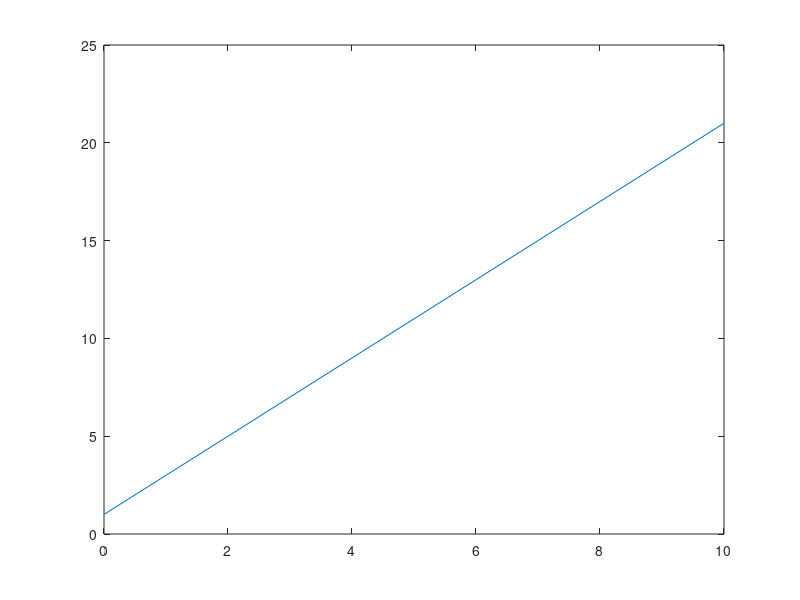
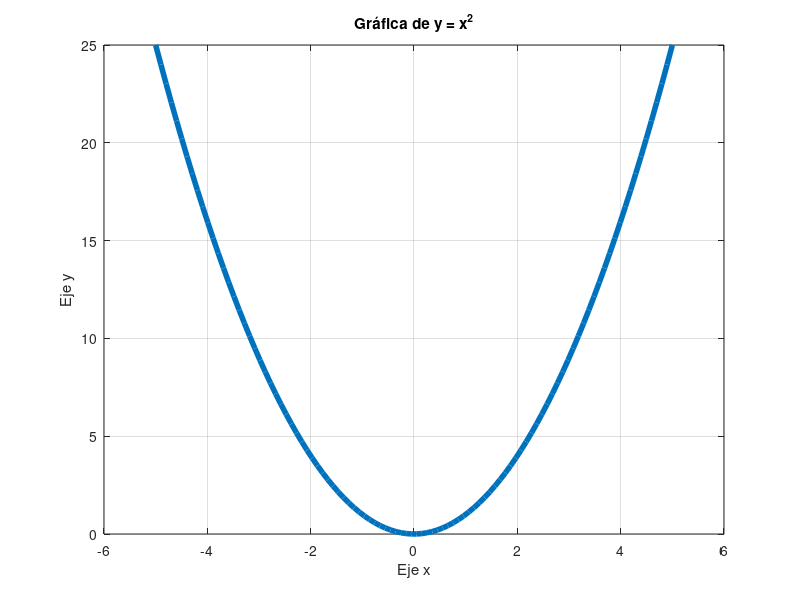

The MATLAB script that drew these images, in order:
%% 08.1 - Gráfica básica en 2D
% Curso básico de MATLAB
% Tema: plot(), la función más usada para graficar

clc; clear; close all;

%% Idea general
% Para graficar una función necesitas:
%   1. Un vector de valores en x
%   2. Un vector de valores en y (calculado a partir de x)
%   3. La función plot(x, y)

%% Ejemplo 1: una línea recta
x = 0:1:10;      % valores de x: 0,1,2,...,10
y = 2*x + 1;     % y = 2x + 1

plot(x, y)

%% Ejemplo 2: una curva (parábola)
% Con linspace obtenemos muchos puntos y la curva se ve suave.
x = linspace(-5, 5, 100);
y = x.^2;

figure               % abre una nueva ventana de gráfica
plot(x, y, 'LineWidth',4)

%% Agregar título y etiquetas a los ejes
title('Gráfica de y = x^2')
xlabel('Eje x')
ylabel('Eje y')
grid on              % agrega una cuadrícula, más fácil de leer

%% Ejercicios de práctica
% 1. Grafica la recta y = -3x + 5 para x entre -10 y 10.
% 2. Grafica la función y = x^3 usando linspace con 100 puntos.
% 3. Agrega título, etiquetas de los ejes y activa la cuadrícula
%    a la gráfica del ejercicio 2.
